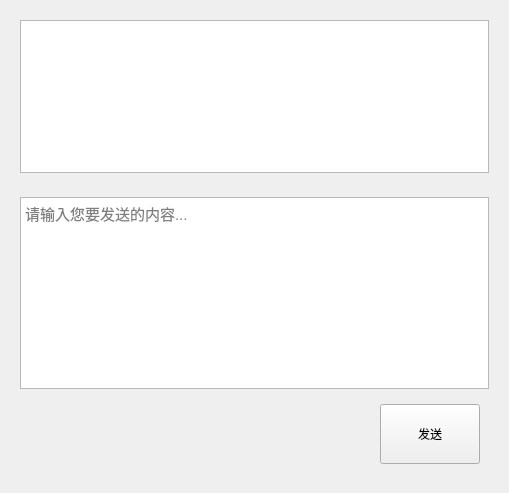
<?xml version="1.0" encoding="UTF-8"?>
<ui version="4.0">
 <class>ContactPage</class>
 <widget class="QWidget" name="ContactPage">
  <property name="geometry">
   <rect>
    <x>0</x>
    <y>0</y>
    <width>509</width>
    <height>493</height>
   </rect>
  </property>
  <property name="windowTitle">
   <string>Form</string>
  </property>
  <layout class="QVBoxLayout" name="verticalLayout">
   <item>
    <widget class="QWidget" name="widget" native="true">
     <property name="sizePolicy">
      <sizepolicy hsizetype="Preferred" vsizetype="Preferred">
       <horstretch>0</horstretch>
       <verstretch>0</verstretch>
      </sizepolicy>
     </property>
     <property name="minimumSize">
      <size>
       <width>0</width>
       <height>60</height>
      </size>
     </property>
     <layout class="QVBoxLayout" name="verticalLayout_3">
      <item>
       <widget class="QTextEdit" name="textEdit_2">
        <property name="font">
         <font>
          <pointsize>11</pointsize>
         </font>
        </property>
       </widget>
      </item>
     </layout>
    </widget>
   </item>
   <item>
    <widget class="QWidget" name="widget_2" native="true">
     <layout class="QVBoxLayout" name="verticalLayout_2">
      <item>
       <widget class="QTextEdit" name="textEdit">
        <property name="sizePolicy">
         <sizepolicy hsizetype="Expanding" vsizetype="Fixed">
          <horstretch>0</horstretch>
          <verstretch>0</verstretch>
         </sizepolicy>
        </property>
        <property name="maximumSize">
         <size>
          <width>16777215</width>
          <height>200</height>
         </size>
        </property>
        <property name="font">
         <font>
          <pointsize>11</pointsize>
         </font>
        </property>
        <property name="placeholderText">
         <string>请输入您要发送的内容...</string>
        </property>
       </widget>
      </item>
      <item>
       <widget class="QWidget" name="widget_3" native="true">
        <layout class="QHBoxLayout" name="horizontalLayout">
         <item>
          <spacer name="horizontalSpacer">
           <property name="orientation">
            <enum>Qt::Horizontal</enum>
           </property>
           <property name="sizeHint" stdset="0">
            <size>
             <width>346</width>
             <height>20</height>
            </size>
           </property>
          </spacer>
         </item>
         <item>
          <widget class="QPushButton" name="pushButton">
           <property name="minimumSize">
            <size>
             <width>100</width>
             <height>60</height>
            </size>
           </property>
           <property name="text">
            <string>发送</string>
           </property>
          </widget>
         </item>
        </layout>
       </widget>
      </item>
     </layout>
    </widget>
   </item>
  </layout>
 </widget>
 <resources/>
 <connections/>
</ui>
